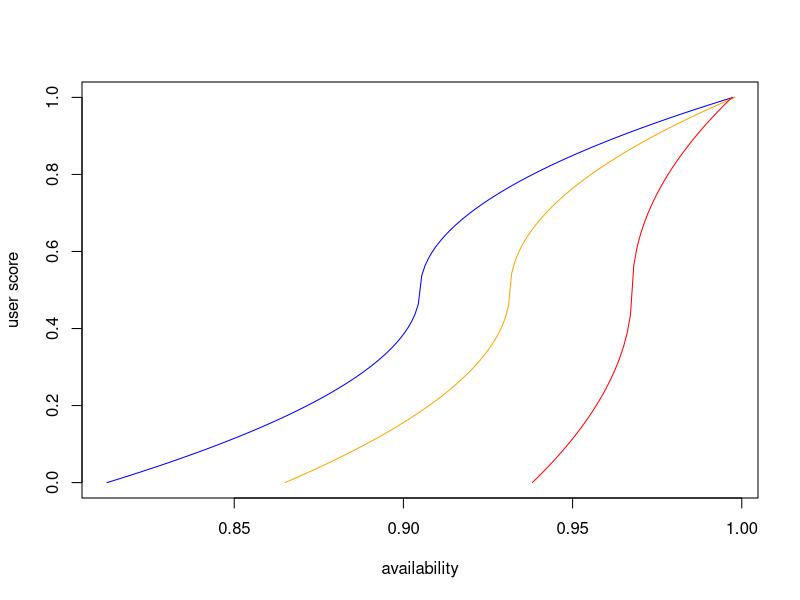

This chart was generated by the following R code: (Note: this script raises an error after producing the figure.)

locations <- c("IE.Dublin", "SG.Singapore",
               "TW.Changhua.County", "IN.Indianapolis")

# price/hour (USD) for a c3.large instance, see http://aws.amazon.com/ec2/pricing/
vm_baseprice <- 0.105

# parameter of group 4
max_en_savings <- 0.7

prices <- read.csv("prices.csv", header=TRUE)
# the slicing is a kludge to remove additional temperature entries
temperatures <- read.csv("temperatures.csv", header=TRUE)[1:(dim(prices)[1]), ]

sd_dc <- vector(length=length(locations))
names(sd_dc) <- locations

cop_t <- function(temperature) {
	return(1.2 + 0.128*((temperature+9)^0.5))
}

# cloud management aspects
costs <- function(en_saving) {
	vm_cost <- (1 - en_saving) * vm_baseprice
	return(vm_cost)
}

availability <- function(en_saving) {
	overhead_ratio <- min(sd_dc)/max(sd_dc)
	availability <- 1 - en_saving * overhead_ratio
	return(availability)
}

# inverse of above
ensavings <- function(avail) {
  overhead_ratio <- min(sd_dc)/max(sd_dc)
  return((1-avail) / overhead_ratio);
}

for(location in locations) {
    el_price = prices[, location]
    temp = temperatures[, location]
    cop <- ifelse(temp<-9, cop_t(-9), cop_t(temp))
    adjusted_cost <- cop*el_price
    sd_dc[location] <- sd(adjusted_cost, na.rm=TRUE)
}

# calculate different availability values 
range_en_savings<-seq(0, 0.7, by=0.001)
range_costs<-vector(length=length(range_en_savings))
range_availability<-vector(length=length(range_en_savings))

j = 1
for (i in range_en_savings) {
	range_costs[j] <- costs(i)
	range_availability[j] <- availability(i)

	cat(i, " ", range_costs[j], " ~", range_availability[j], "\n")
	j<-j+1
}

#library(rgl)
#plot3d(range_en_savings, range_costs, range_availability, col="red", size=3)
#Sys.sleep(10)


sla_availabilities = list(0.931, 0.966, 0.981, 0.987, 0.992, 0.998)
for (sla in sla_availabilities) {
    i <- match(FALSE, range_availability>sla)-1
    #cat("sla: ", sla, " (actual: ", range_availability[i], "), cost: ", range_costs[i], ", savings: ", range_en_savings[i], "\n")
}



#######
# 
# Aufgabe 3
#
#######

# prospect based satisfaction function 

##
# norm function 
##
normalize_availability <- function(avail, minavail, maxavail) {
  if(minavail == maxavail) {
    return((avail>minavail)+0)
  } else {
    return((avail-minavail) / (maxavail-minavail))
  }
}

normalize_availabilities <- function(availabilities){
  return(normalize_availability(availabilities, min(availabilities), max(availabilities)))
}

##
# prospect based satisfaction function
##
pbsf <- function(n, w=0.5) {
  if (n <= 0.5){
    sat <- -0.5*(-2*n + 1) ^ (1-w) + 0.5
  } else {
    sat <- 0.5*(2 * n - 1) ^ (1-w) + 0.5
  }
  return(max(0, min(sat, 1)))  # clamp to [0,1]
}

##
# payment willingness
##
wtp <- function(avail, baseprice) {
	return(avail * baseprice + rnorm(length(avail), sd=0.001))
}

##
# test for skype
#
# min av. 86.5 (calculated in the last exercise)
# w=0.5 (professional users)
# n=normalized availabilities
##
min_avail_skype <- 0.865
max_amazon_aval <- 0.998

aval_skype <- seq(min_avail_skype, max_amazon_aval, 0.001)
user_scores_skype <- lapply(normalize_availabilities(aval_skype), pbsf);

wtp_skype <- wtp(aval_skype, vm_baseprice)
#cat("Skype WTP:", wtp_skype)

##
#  microsoft
#
# min av. 81.24 (calculated in the last exercise)
# w=0.5 (professional users)
# n=normalized availabilities
##
min_avail_ms <- 0.8124
max_amazon_aval <- 0.998

aval_ms <- seq(min_avail_ms, max_amazon_aval, 0.001)
user_scores_ms <- lapply(normalize_availabilities(aval_ms), pbsf);

wtp_ms <- wtp(aval_ms, vm_baseprice)
#cat("Microsoft WTP:", wtp_ms)

##
#  websites
#
# min av. 93.81 (calculated in the last exercise)
# w=0.5 (professional users)
# n=normalized availabilities
##
min_avail_web <- 0.9381
max_amazon_aval <- 0.998

aval_web <- seq(min_avail_web, max_amazon_aval, 0.001)
user_scores_web <- lapply(normalize_availabilities(aval_web), pbsf);

wtp_web <- wtp(aval_web, vm_baseprice)
#cat("Websites WTP:", wtp_web)


plot(aval_ms, user_scores_ms, col="blue", type="l", xlab="availability", ylab="user score")
lines(aval_skype, user_scores_skype, col="orange")
lines(aval_web, user_scores_web, col="red")

legend(x=locator(n=1), legend=c("ms", "skype", "web"), fill=c("blue", "orange", "red"))
locator(n=1)

plot(aval_web, wtp_web)
#locator(n=1)

# alternative utility function
alpha = 60;
beta = -0.015;
gamma = 0.99;

fi <- function(reqav, av) {
  return(gamma/(gamma+beta*exp(reqav^2*alpha*(reqav-av))))
}

utility_model <- function(wtp, reqavt, avt) {
  return(wtp*(unlist(lapply(reqavt, function(ra) { pbsf(normalize_availability(avt, ra, max_amazon_aval)) }))/0.5) - unlist(lapply(avt, function (x) { costs(ensavings(x)) })))
  #return(unlist(mapply(function(wp, reqav) { wp*fi(reqav, avt)-costs(ensavings(avt)) }, wtp, reqavt)))
}

#hist(utility_model(wtp_skype, aval_skype), xlab="price", ylab="#users", main="", breaks=10)
#hist(utility_model(wtp_skype, aval_skype), xlab="price", title="", add=TRUE, density=10, breaks=10)
#hist(utility_model(wtp_ms, aval_ms), xlab="price", title="", add=TRUE, density=10, angle=-45, breaks=10)
#locator(n=1)

#FIXME: should import this from proc.R
availdata <- c(0.96685080256856, 0.992825395521464, 0.988075729359699, 
  0.988783069297131, 0.992974908042774, 0.922675096162584, 0.973994960186689, 
  0.9585829637388, 0.992669445712149, 0.988393682359168, 0.989098228980047, 
  0.970510471090645, 0.989832088707599, 0.979780285565785, 0.97420158711781, 
  0.982348305799232, 0.979270192796611, 0.965823503576895, 0.955838434702475, 
  0.984487116558732, 0.934142357220784, 0.973078045462524, 0.989910314639284, 
  0.981016225036856, 0.707718889113599, 0.96258011272433, 0.991582850623135, 
  0.960646392838336, 0.985135708905142, 0.996821304625283, 0.991293069381962, 
  0.990080689397929, 0.991248189836756, 0.994527178205465, 0.975772569444444, 
  0.952592967284239, 0.966929813141927, 0.992591547641035, 0.956141410508575, 
  0.856383018343798, 0.996796559592768, 0.987384006130062, 0.982598415094992, 
  0.980817937010826, 0.974570843859803, 0.603593716233245, 0.972892148591434, 
  0.986849964335785, 0.97485836843953, 0.990485813776329, 0.98145485778633, 
  0.939699880601224, 0.984701816745656, 0.955542944517004, 0.96488850498029, 
  0.959125024673736, 0.994223494821836, 0.99592943654555, 0.988719336931718, 
  0.990602213205025, 0.99164472427229, 0.982294080217658, 0.937829464981691, 
  0.987733905999085, 0.992588859208643, 0.984669178953835, 0.919595389789054, 
  0.995282041919016, 0.988725015375154, 0.894392359385183, 0.993559375847088, 
  0.982430587740358, 0.961137883228672, 0.934639293954156, 0.956554881496037, 
  0.957653737171528, 0.909110832472288, 0.931957938153378, 0.994153446989644, 
  0.98329986831067, 0.980041114243995, 0.993146469247266, 0.99212816301514, 
  0.928584297839506, 0.988464378181499, 0.985816283728847, 0.981090843855716, 
  0.979748427477479, 0.901137436625717, 0.986493995939766, 0.992136969699333, 
  0.975128011275961, 0.933742227572459, 0.983402917996541, 0.976293256114221, 
  0.990928589745603, 0.983865265495408, 0.987105329559417, 0.98988660210756, 
  0.978748628751781, 0.983699085130255, 0.947303053853022, 0.991544617781288, 
  0.992316623005965, 0.983069509326889, 0.930573781524311, 0.988699699403195, 
  0.990381948628799, 0.957791908931253, 0.986690020867663, 0.965963138809614, 
  0.986105406354222, 0.972867835216315, 0.987837762961422, 0.986456592411306, 
  0.9854749810695, 0.980428932274696, 0.99188835101676, 0.645, 
  0.6661, 0.6731, 0.6747, 0.6292, 0.4758, 0.4895, 0.6908148496038, 
  0.998, 0.9094400062374, 0.7867222744556, 0.8932209429702, 0.4852040256432, 
  0.5236998746532)


maxclusters <- 15
minconfidence = 0.95

# matrix with 2 columns (avail and WTP)
mat <- matrix(c(availdata, lapply(availdata, wtp, baseprice=vm_baseprice)), ncol=2)

slausers <- matrix(nrow=maxclusters, ncol=maxclusters,
                   dimnames=list(
                     lapply(1:maxclusters, function(x) { paste0("sla", x) }),
                     lapply(1:maxclusters, function(x) { paste0(x, "SLAs") })
                   ))

for (numclusters in seq(2, maxclusters, by=1)) {

  clusters <- kmeans(mat, numclusters)
  clmembers <- clusters[["cluster"]]
  centers <- clusters[["centers"]]
  satisfied <- vector(length=length(availdata))

  clustermax <- vector(length=numclusters)              # maximum value of each cluster
  numcustomers <- matrix(nrow=numclusters, ncol=2)
  colnames(numcustomers) <- c("total", "positive_util")

  for (i in seq(1, numclusters, by=1)) {
    avails <- availdata[clmembers == i]
    clustermax[i] <- max(avails)
    ut <- utility_model(wtp(avails, vm_baseprice), avails, clustermax[i])
    satisfied[clmembers == i] <- ut > 0
    numcustomers[i,"total"] <- length(avails)
    numcustomers[i,"positive_util"] <- length(ut[ut >= 0])
  }

  plot(mat, xlab="availability", ylab="WTP", pch=c(4, 19)[satisfied+1], col=clmembers)
  #locator(n=1)

  # result of clustering is unordered -> order by increasing SLA availability
  ordering <- order(clustermax)
  clustermax <- clustermax[ordering]
  numcustomers <- numcustomers[ordering, ]

  row.names(numcustomers) <- lapply(1:numclusters, function(x) { paste0("sla", x, "\n(", round(clustermax[x], digits=3), "%)") })

  slausers[,numclusters] <- c(numcustomers[,"positive_util"], rep.int(0, maxclusters-numclusters))

  confidence <- sum(numcustomers[,"positive_util"])/sum(numcustomers[,"total"])
  if (confidence < minconfidence) {
    cat("not enough confidence, have", confidence, "\n")
  } else {
    cat("confidence:", confidence, "\n")
  }

  cat(clustermax, "\n", numcustomers, "\n")
}

barplot(slausers, ylab="#users")

#barplot(slausers[,dim(slausers)[[2]]], ylab="#users", main="sla selection")
